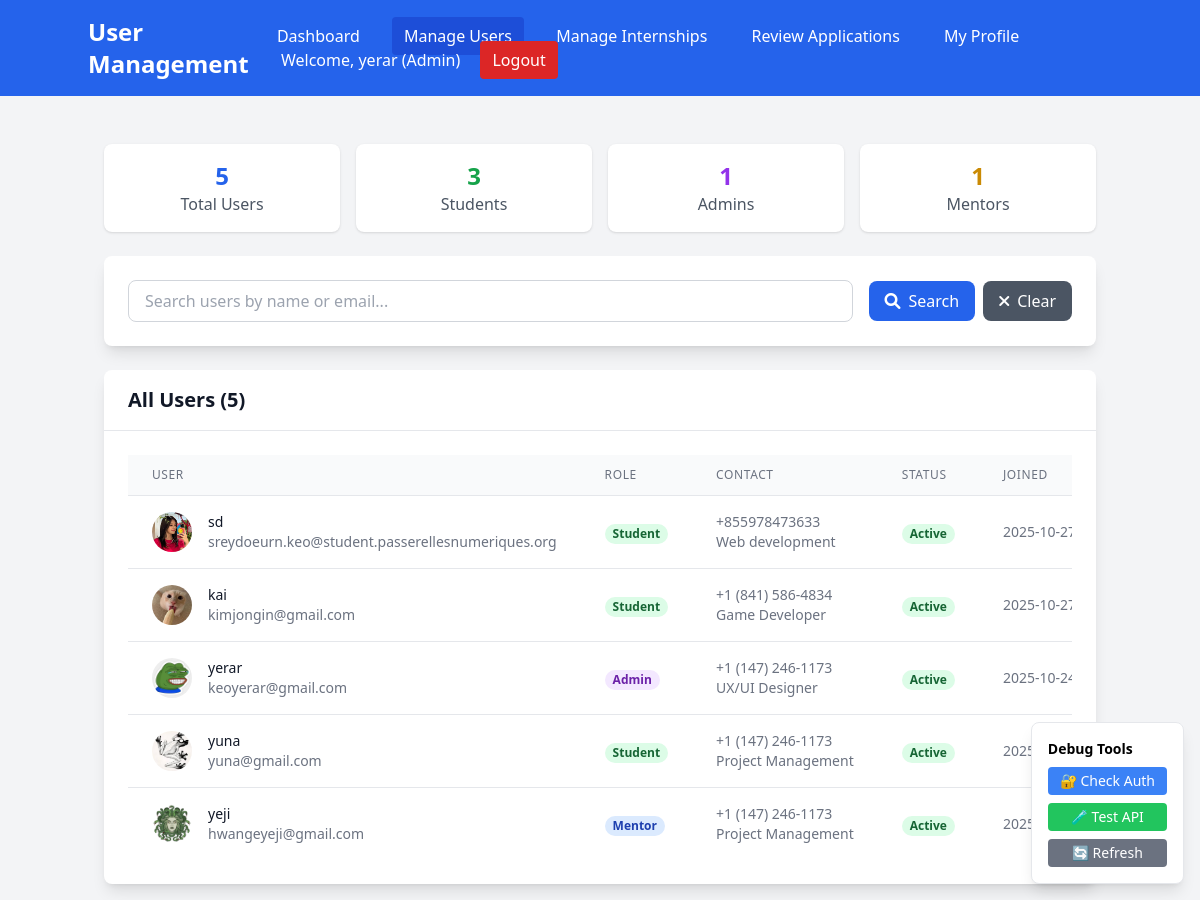
Page /admin/users (signed in) on the earlier database version.
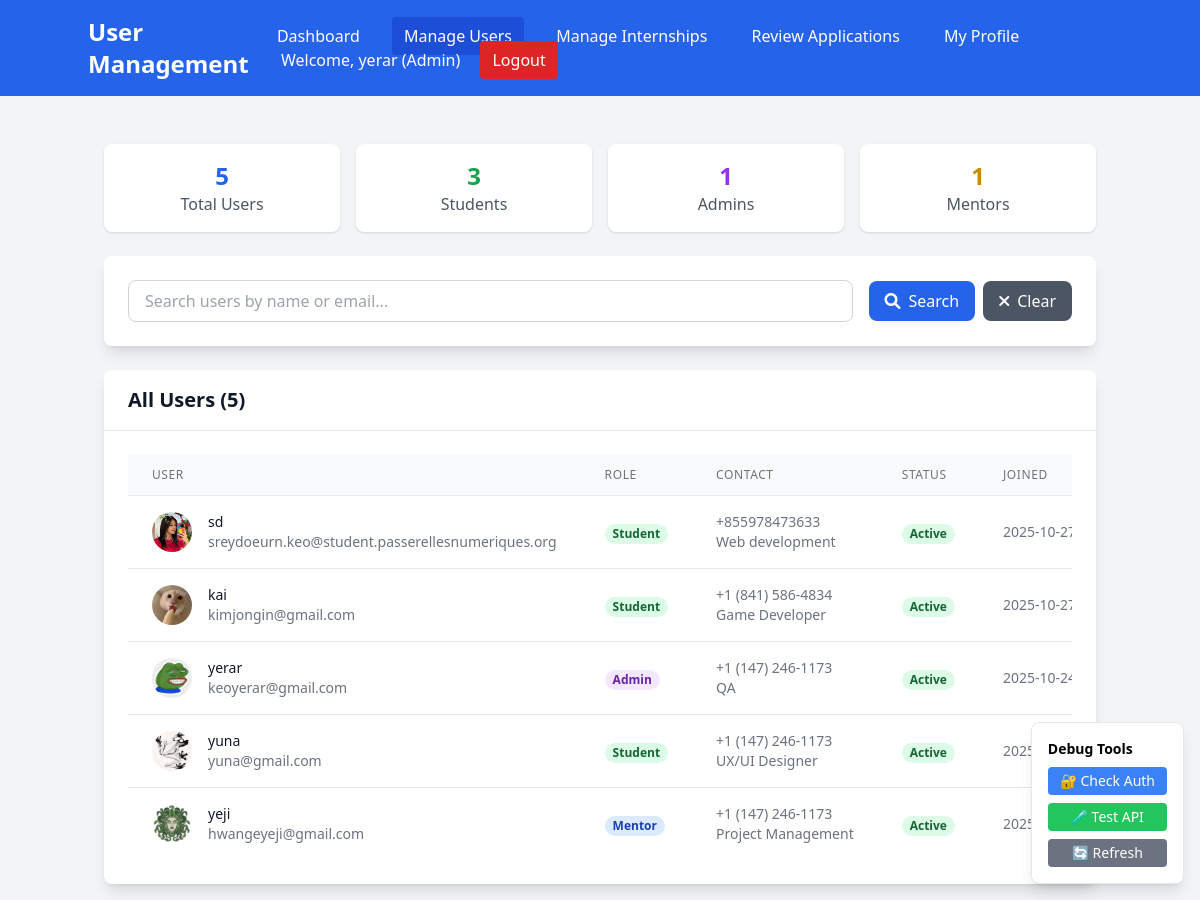
Same page on the later database version.
### models.py (models this page shows)
class User(Base):
    __tablename__ = "users"
    id = Column(Integer, primary_key=True, index=True)
    email = Column(String(255), unique=True, index=True, nullable=False)
    hashed_password = Column(String(255), nullable=False)
    full_name = Column(String(255), nullable=False)
    role = Column(Enum(UserRole), nullable=False, default=UserRole.STUDENT)
    phone = Column(String(20))
    department = Column(String(255))
    profile_picture = Column(String(500), default="default_avatar.png")
    created_at = Column(DateTime(timezone=True), server_default=func.now())
    is_active = Column(Boolean, default=True)
    created_internships = relationship("Internship", back_populates="creator")
    applications = relationship("InternshipApplication", back_populates="student")
    assigned_tasks = relationship("Task", foreign_keys="Task.student_id", back_populates="student")
    assigned_by_tasks = relationship("Task", foreign_keys="Task.assigned_by", back_populates="assigner")
    student_feedback = relationship("Feedback", foreign_keys="Feedback.student_id", back_populates="student")
    mentor_feedback = relationship("Feedback", foreign_keys="Feedback.mentor_id", back_populates="mentor")

### app.py (the view)
@app.get("/admin/users", response_class=HTMLResponse)
async def admin_users_page(request: Request, db: Session = Depends(get_db)):
    try:
        user = await get_current_user_from_cookie(request, db)
        if user.role != "admin":
            return RedirectResponse("/dashboard?error=Access+denied")
        users = crud.get_all_users(db)
        stats = crud.get_system_stats(db)
        return templates.TemplateResponse("admin_users.html", {
            "request": request,
            "user": user,
            "users": users,
            "stats": stats
        })
    except Exception as e:
        return RedirectResponse("/login")

### templates/admin_users.html (shortened to what the changed rows need)
<!DOCTYPE html>
<html>
<head>
    <script src="https://cdn.tailwindcss.com"></script>
    <link href="https://cdnjs.cloudflare.com/ajax/libs/font-awesome/6.0.0/css/all.min.css" rel="stylesheet">
</head>
<body class="bg-gray-100">
    <nav class="bg-blue-600 text-white p-4">
        <div class="container mx-auto flex justify-between items-center">
            <h1 class="text-2xl font-bold">User Management</h1>
            <div class="space-x-4">
                <a href="/admin/dashboard" class="hover:bg-blue-700 px-3 py-2 rounded">Dashboard</a>
                <a href="/admin/users" class="bg-blue-700 px-3 py-2 rounded">Manage Users</a>
                <a href="/admin/internships" class="hover:bg-blue-700 px-3 py-2 rounded">Manage Internships</a>
                <a href="/admin/applications" class="hover:bg-blue-700 px-3 py-2 rounded">Review Applications</a>
                <a href="/profile" class="hover:bg-blue-700 px-3 py-2 rounded">My Profile</a>
                <span>Welcome, {{ user.full_name }} (Admin)</span>
                <a href="/logout" class="bg-red-600 hover:bg-red-700 px-3 py-2 rounded">Logout</a>
            </div>
        </div>
    </nav>
    <div class="container mx-auto mt-8 p-4">
        <div class="bg-white rounded-lg shadow-lg">
            <div class="px-6 py-4 border-b border-gray-200">
                <h2 class="text-xl font-semibold text-gray-900">All Users ({{ users|length }})</h2>
            </div>
            <div class="p-6">
                {% if users %}
                <div class="overflow-x-auto">
                    <table class="min-w-full divide-y divide-gray-200">
                        <thead class="bg-gray-50">
                            <tr>
                                <th class="px-6 py-3 text-left text-xs font-medium text-gray-500 uppercase tracking-wider">User</th>
                                <th class="px-6 py-3 text-left text-xs font-medium text-gray-500 uppercase tracking-wider">Role</th>
                                <th class="px-6 py-3 text-left text-xs font-medium text-gray-500 uppercase tracking-wider">Contact</th>
                                <th class="px-6 py-3 text-left text-xs font-medium text-gray-500 uppercase tracking-wider">Status</th>
                                <th class="px-6 py-3 text-left text-xs font-medium text-gray-500 uppercase tracking-wider">Joined</th>
                            </tr>
                        </thead>
                        <tbody class="bg-white divide-y divide-gray-200">
                            {% for user_item in users %}
                            <tr>
                                <td class="px-6 py-4 whitespace-nowrap">
                                    <div class="flex items-center">
                                        <div class="flex-shrink-0 h-10 w-10">
                                            <img class="h-10 w-10 rounded-full"
                                                 src="/uploads/profile_pictures/{{ user_item.profile_picture if user_item.profile_picture else 'default_avatar.png' }}"
                                                 alt="{{ user_item.full_name }}"
                                                 onerror="this.src='/static/images/default_avatar.svg'">
                                        </div>
                                        <div class="ml-4">
                                            <div class="text-sm font-medium text-gray-900">{{ user_item.full_name }}</div>
                                            <div class="text-sm text-gray-500">{{ user_item.email }}</div>
                                        </div>
                                    </div>
                                </td>
                                <td class="px-6 py-4 whitespace-nowrap">
                                    <span class="px-2 inline-flex text-xs leading-5 font-semibold rounded-full
                                        {% if user_item.role == 'admin' %}bg-purple-100 text-purple-800
                                        {% elif user_item.role == 'mentor' %}bg-blue-100 text-blue-800
                                        {% else %}bg-green-100 text-green-800{% endif %}">
                                        {{ user_item.role|title }}
                                    </span>
                                </td>
                                <td class="px-6 py-4 whitespace-nowrap text-sm text-gray-500">
                                    {{ user_item.phone or 'N/A' }}<br>
                                    {{ user_item.department or 'N/A' }}
                                </td>
                                <td class="px-6 py-4 whitespace-nowrap">
                                    <span class="px-2 inline-flex text-xs leading-5 font-semibold rounded-full
                                        {% if user_item.is_active %}bg-green-100 text-green-800
                                        {% else %}bg-red-100 text-red-800{% endif %}">
                                        {{ 'Active' if user_item.is_active else 'Inactive' }}
                                    </span>
                                </td>
                                <td class="px-6 py-4 whitespace-nowrap text-sm text-gray-500">
                                    {{ user_item.created_at.strftime('%Y-%m-%d') }}
                                </td>
                            </tr>
                            {% endfor %}
                        </tbody>
                    </table>
                </div>
                {% else %}
                <div class="text-center py-8">
                    <i class="fas fa-users text-gray-400 text-4xl mb-4"></i>
                    <p class="text-gray-500 text-lg">No users found.</p>
                </div>
                {% endif %}
            </div>
        </div>
    </div>
</body>
</html>

Differences in the rows shown:
changed User "yerar": department "UX/UI Designer" → "QA"
changed User "yuna": department "Project Management" → "UX/UI Designer"
